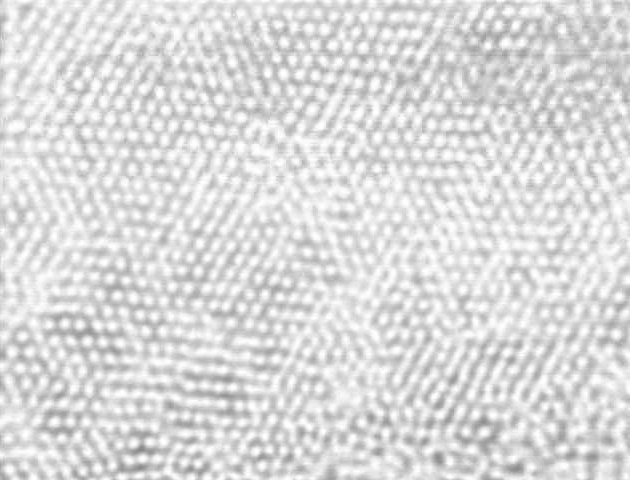
#> input picture roc/clahe_Best.jpg, 630 x 480 px, found by its file name; the run also reads 1 picture not shown here
$ jupyter execute --allow-errors bankFig.ipynb   (shell and % lines are left out)   (Python 2 division)
#> lines starting #> are read from the running program, lines starting #| are printed output that depends on the picture
## Fig 3 data

## The final algorithm

### Start

[cell 1]
import cv2
import bankDetect as bD

[cell 2]
import cv2
full = cv2.imread('/home/AD/srbl226/spark/sparkdetection/roc/clahe_Best.jpg')
#> full is the input picture: shape (480, 630, 3); min 135, max 255, mean 219
#> (the rest of this cell did not finish here and is left out)

[cell 3]
# fused Pore
class empty():pass
root = "/net/share/shared/papers/nanoporous/images/"
root = "./testimages/"
testCase = empty()
testCase.name = root + 'clahe_Best.jpg'
testCase.subsection=[340,440,400,500]
daImg = cv2.imread(testCase.name)
cut = daImg[testCase.subsection[0]:testCase.subsection[1],testCase.subsection[2]:testCase.subsection[3]]
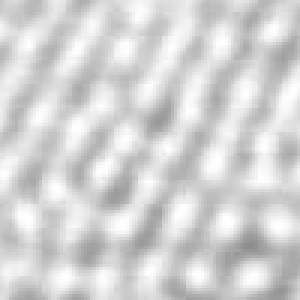
#> cut: shape (100, 100, 3) (shown 3 times larger); min 140, max 255, mean 211.6
#> (the rest of this cell did not finish here and is left out)

#> (a cell that did not finish here is left out)

#> (a cell that did not finish here is left out)

[cell 6]
# pristine Pore
class empty():pass
testCase = empty()
testCase.name = root+'clahe_Best.jpg'
testCase.subsection=[250,350,50,150]
daImg = cv2.imread(testCase.name)
cut = daImg[testCase.subsection[0]:testCase.subsection[1],testCase.subsection[2]:testCase.subsection[3]]
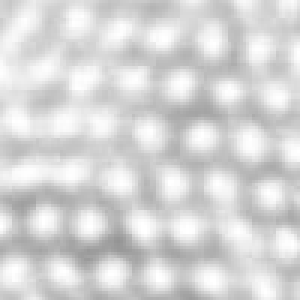
#> cut: shape (100, 100, 3) (shown 3 times larger); min 148, max 255, mean 213.8
#> (the rest of this cell did not finish here and is left out)

#> (a cell that did not finish here is left out)

[cell 8]
# Basically just finds a 'unit cell' sized area around each detection
# for the purpose of interpolating the data
from scipy import signal
def doLabel(result,dx=10):
    img =result.stackedHits > 0
    kernel = np.ones((dx,dx),np.float32)/(dx*dx)

    filtered = signal.convolve(img, kernel, mode='same') / sum(kernel)

    plt.subplot(1,3,1)
    imshow(img)
    plt.subplot(1,3,2)
    imshow(filtered)
    plt.subplot(1,3,3)
    labeled = filtered > 0
    imshow(labeled)
    plt.tight_layout()

    return labeled

[cell 9]
import painter
#> (the rest of this cell did not finish here and is left out)

[cell 10]
#testCase.name = '/home/AD/srbl226/spark/sparkdetection/roc/clahe_Best.jpg'
#testCase.subsection=[250,350,50,150]
testData = cv2.imread(testCase.name)
testData = cv2.cvtColor(testData, cv2.COLOR_BGR2GRAY)
rawFused = testData[testCase.subsection[0]:testCase.subsection[1],
                    testCase.subsection[2]:testCase.subsection[3]]

# define your permeation properties
bulk = 1.
fused = 5.
#> (the rest of this cell did not finish here and is left out)
